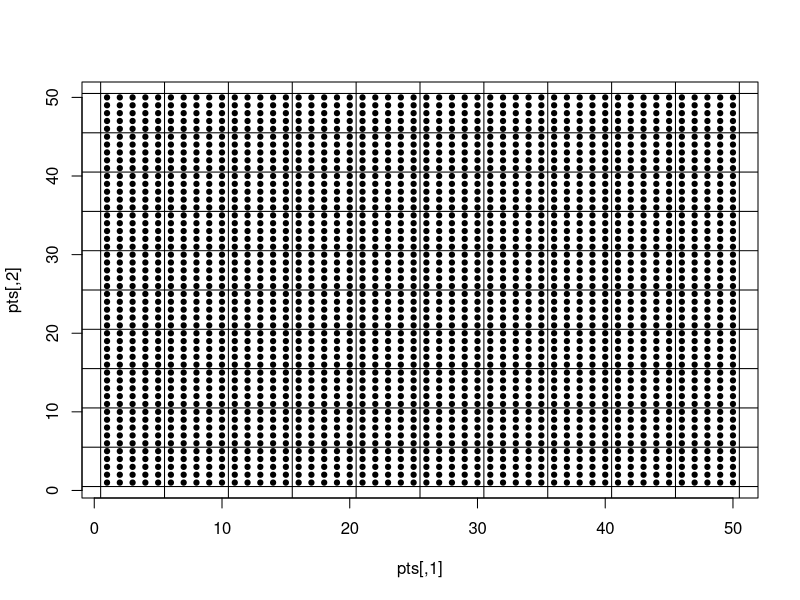
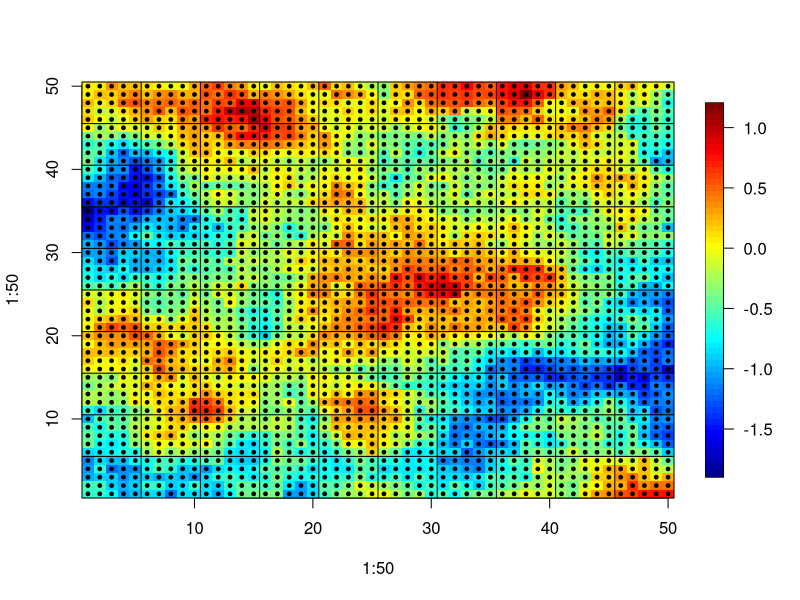
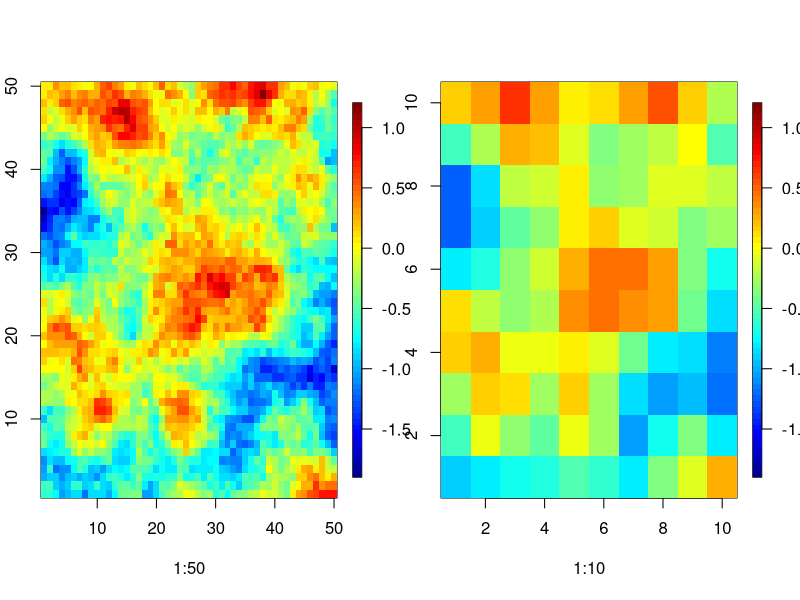
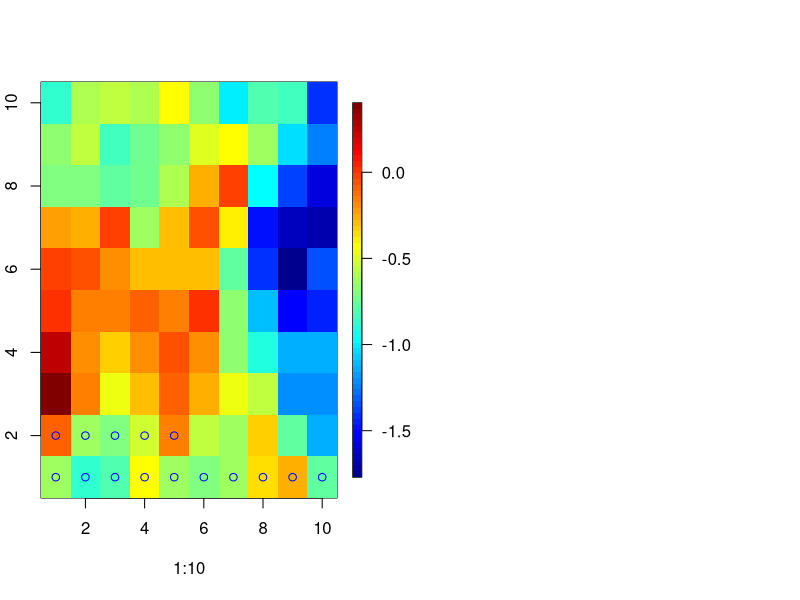

These charts were generated, in order, by the following R code: (Note: this script raises an error after producing the figures.)
#############################################
#Simulate from ICAR, est. cov. from Matern
#############################################

pts = cbind(rep(1:50,50),rep(1:50,each=50))
plot(pts,pch=19,cex=.7)
abline(h=((0:10)*5+.5),v=((0:10)*5+.5))

D = as.matrix(dist(pts))/49

Sig = exp(-D)+diag(1e-6,50^2)
cSig = chol(Sig)

yobs = c(t(cSig)%*%matrix(rnorm(50^2),ncol=1))
library(fields)
image.plot(x=1:50,y=1:50,z=matrix(yobs,50,50))
points(pts,pch=19,cex=.5)
abline(h=((0:10)*5+.5),v=((0:10)*5+.5))

#code 100x2500 K matrix

K = matrix(0,100,2500)
blocks = cbind(rep(1:10,10),rep(1:10,each=10))

for(i in 1:100){
  K[i,] = pts[,1] >= blocks[i,1]*5-4 & pts[,1] <= blocks[i,1]*5 & pts[,2] >= blocks[i,2]*5-4 & pts[,2] <= blocks[i,2]*5
}

y_block = K%*%yobs/25

par(mfrow=c(1,2))
image.plot(x=1:50,y=1:50,z=matrix(yobs,50,50))
image.plot(x=1:10,y=1:10,z=matrix(y_block,10,10),zlim=range(yobs))

#points(pts[K[20,]==1,],col='red',pch=19)
#points(pts[1:20,],col='blue',pch=19)

#############################################
#create the covariance for the averaged model
#############################################
cov.upper = matrix(NA,10,10)
#tri = numeric()
for(i in 1:10){
  for(j in i:10){
    #tri = c(tri,(i-1)*10+j)
    #points(matrix(blocks[(i-1)*10+j,],nrow=1),pch=19,col='red')
    cov.upper[i,j] = sum(exp(-(D[K[1,]==1,K[(i-1)*10+j,]==1])^1))/sum(K[1,])^2
  }
}

cov.block = matrix(NA,100,100)
#block_distances = array(NA,c(100,100,2))
for(i in 1:100){
  for(j in i:100){
    ind = sort(abs(blocks[i,]-blocks[j,]))+1
    cov.block[i,j] = cov.upper[ind[1],ind[2]]
    cov.block[j,i] = cov.block[i,j]
  }
}
############################
#log-likelihood
##############################

cCB = chol(cov.block+diag(1e-6,100))
library(mvtnorm)
dmvnorm(c(y_block),sigma=cov.block,log=TRUE)

################################
#function it
################################
setup = function(a_res,c){
  l_res = a_res*c
  l_pts = cbind(rep(1:l_res,l_res),rep(1:l_res,each=l_res))
  a_pts = cbind(rep(1:a_res,a_res),rep(1:a_res,each=a_res))
  
  l_D = as.matrix(dist(l_pts))/(l_res-1)
  
  K = matrix(a_res^2,l_res^2)
  for(i in 1:100){
    K[i,] = l_pts[,1] >= a_pts[i,1]*c-(c-1) & l_pts[,1] <= a_pts[i,1]*c & 
      l_pts[,2] >= a_pts[i,2]*c-(c-1) & l_pts[,2] <= a_pts[i,2]*c
  }
  K = K/c^2
  return(list(K=K,l_D=l_D,a_pts=a_pts,l_pts=l_pts))
}

mk_cov = function(s2,phi,nu,setup){
  
}


yobs_block = c(t(cCB)%*%matrix(rnorm(10^2),ncol=1))

image.plot(1:10,1:10,matrix(yobs_block,10,10))

points(blocks[1:15,],col='blue')


X = matrix(rnorm(1e8),1e4,1e4)
A = matrix(rnorm(1e6),1e2,1e4)

AXA = A%*%X%*%t(A)
